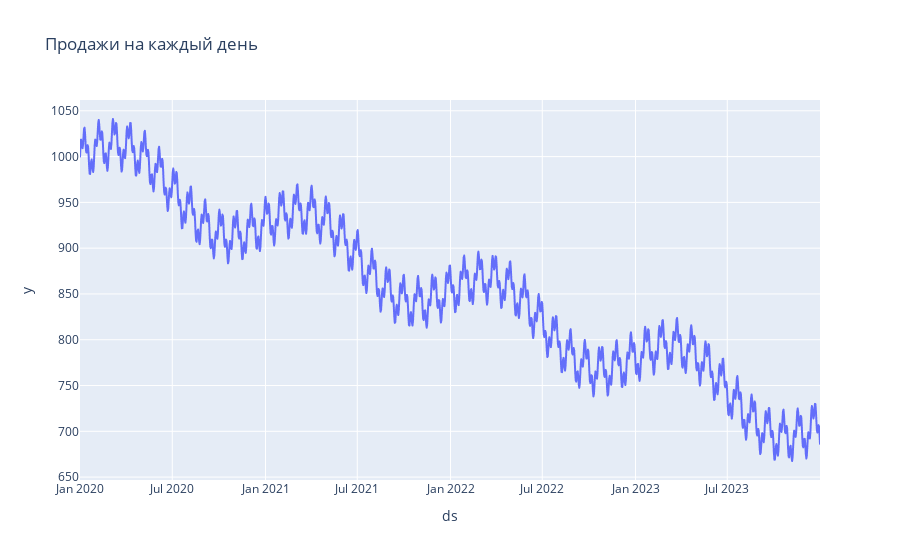

The code cell stored with this chart in its notebook:
### Code cell
import pandas as pd
import numpy as np

import plotly.express as px 
from prophet import Prophet
from statsmodels.tsa.stattools import adfuller
from sklearn.linear_model import LinearRegression
from sklearn.metrics import mean_squared_error, mean_absolute_error, r2_score

df = pd.read_csv('/Users/s.frolkin/Downloads/Солнечные Энергетические Системы - Sheet1.csv')
df.head(13)
df['ds'] = pd.to_datetime(df['ds'], format="%d/%m/%Y")

df.fillna(df.mean(), inplace = True)

fig = px.line(df, x='ds', y='y', title='Продажи на каждый день')
fig.show()
time_series = df['y']
result = adfuller(time_series)

print('p-value', result[1])

if result[1] <=0.05:
    print('Временной ряд стационарен')
else:
    print('Временной ряд не стационарен')

index = int(df.shape[0]*0.3)
train, test = df[:-index], df[-index:]
model = Prophet()
model.fit(train)
predictions_period = model.make_future_dataframe(periods = index)
predictions_period = predictions_period[-index:]

forecast = model.predict(predictions_period)
forecast[['ds', 'yhat', 'yhat_lower', 'yhat_upper']]
          
int_forecast = model.predict(predictions_period)
int_forecast[['ds', 'yhat', 'yhat_lower', 'yhat_upper']]

mse = mean_squared_error(test['y'], int_forecast['yhat'])
r2 = r2_score(test['y'], int_forecast['yhat'])


model=Prophet()
model.fit(df)

predictions_period = model.make_future_dataframe(periods=30)

forecast=model.predict(predictions_period)
forecast[['ds', 'yhat','yhat_lower','yhat_upper']]
new_df =forecast[['ds', 'yhat','yhat_lower','yhat_upper']]
filtered_df = new_df[new_df['ds'].dt.strftime('%Y-%m-%d') == '2024-01-30']
display(new_df,filtered_df)

### Figure 1 — Plotly figure (JSON) as saved in the notebook; plotly's stock layout.template omitted (floating-point values rounded to 4 significant figures; data arrays with more than 128 entries replaced by an {"elided": "..."} marker saying what was removed)
{"data": [{"hovertemplate": "ds=%{x}<br>y=%{y}<extra></extra>", "legendgroup": "", "line": {"color": "#636efa", "dash": "solid"}, "marker": {"symbol": "circle"}, "mode": "lines", "name": "", "showlegend": false, "type": "scattergl", "x": {"elided": "1461 str values"}, "xaxis": "x", "y": {"elided": "1461 float values"}, "yaxis": "y"}], "layout": {"legend": {"tracegroupgap": 0}, "title": {"text": "Продажи на каждый день"}, "xaxis": {"anchor": "y", "domain": [0, 1], "title": {"text": "ds"}}, "yaxis": {"anchor": "x", "domain": [0, 1], "title": {"text": "y"}}}}
